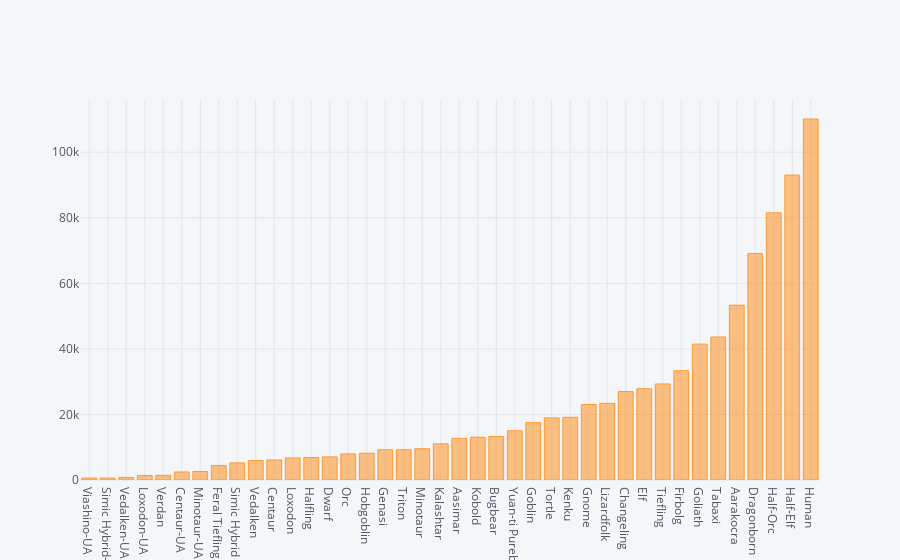

Notebook code for this chart:
### Markdown cell above
### Quick Visuals
- Let's just get a peek at some simple visuals to show basic relationships

### Code cell
grouped_race.iplot(kind='bar', x='Race')

### Figure 1 — Plotly figure (JSON) as saved in the notebook; plotly's stock layout.template omitted (floating-point values rounded to 4 significant figures)
{"data": [{"marker": {"color": "rgba(255, 153, 51, 0.6)", "line": {"color": "rgba(255, 153, 51, 1.0)", "width": 1}}, "name": "Total", "orientation": "v", "text": "", "type": "bar", "uid": "29d02a56-8355-4ecf-9e88-eacf130924bb", "x": ["Viashino-UA", "Simic Hybrid-UA", "Vedalken-UA", "Loxodon-UA", "Verdan", "Centaur-UA", "Minotaur-UA", "Feral Tiefling", "Simic Hybrid", "Vedalken", "Centaur", "Loxodon", "Halfling", "Dwarf", "Orc", "Hobgoblin", "Genasi", "Triton", "Minotaur", "Kalashtar", "Aasimar", "Kobold", "Bugbear", "Yuan-ti Pureblood", "Goblin", "Tortle", "Kenku", "Gnome", "Lizardfolk", "Changeling", "Elf", "Tiefling", "Firbolg", "Goliath", "Tabaxi", "Aarakocra", "Dragonborn", "Half-Orc", "Half-Elf", "Human"], "y": [577, 588, 787, 1390, 1414, 2452, 2590, 4436, 5221, 5934, 6115, 6730, 6861, 7055, 7964, 8161, 9221, 9240, 9538, 11036, 12699, 13068, 13250, 15030, 17511, 18951, 19135, 23038, 23384, 26981, 27839, 29311, 33358, 41453, 43625, 53340, 69099, 81520, 93038, 110143]}], "layout": {"legend": {"bgcolor": "#F5F6F9", "font": {"color": "#4D5663"}}, "paper_bgcolor": "#F5F6F9", "plot_bgcolor": "#F5F6F9", "title": {"font": {"color": "#4D5663"}}, "xaxis": {"gridcolor": "#E1E5ED", "showgrid": true, "tickfont": {"color": "#4D5663"}, "title": {"font": {"color": "#4D5663"}, "text": ""}, "zerolinecolor": "#E1E5ED"}, "yaxis": {"gridcolor": "#E1E5ED", "showgrid": true, "tickfont": {"color": "#4D5663"}, "title": {"font": {"color": "#4D5663"}, "text": ""}, "zerolinecolor": "#E1E5ED"}}}
